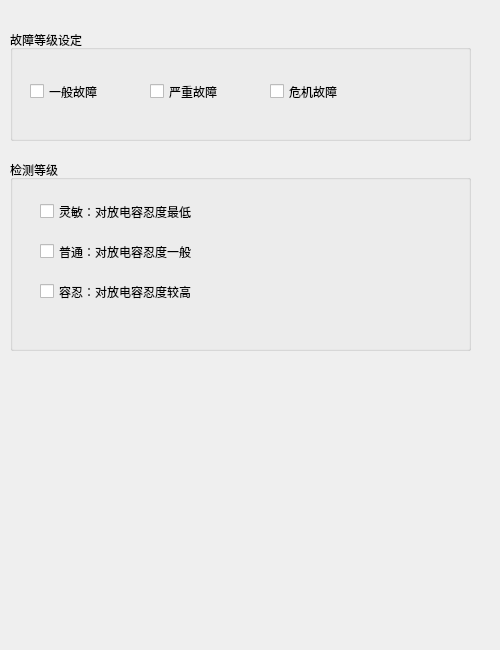
<?xml version="1.0" encoding="UTF-8"?>
<ui version="4.0">
 <class>s3_flash</class>
 <widget class="QDialog" name="s3_flash">
  <property name="geometry">
   <rect>
    <x>0</x>
    <y>0</y>
    <width>500</width>
    <height>650</height>
   </rect>
  </property>
  <property name="windowTitle">
   <string>Dialog</string>
  </property>
  <widget class="QGroupBox" name="groupBox_2">
   <property name="geometry">
    <rect>
     <x>10</x>
     <y>30</y>
     <width>461</width>
     <height>111</height>
    </rect>
   </property>
   <property name="title">
    <string>故障等级设定</string>
   </property>
   <widget class="QCheckBox" name="checkBox">
    <property name="geometry">
     <rect>
      <x>20</x>
      <y>50</y>
      <width>92</width>
      <height>23</height>
     </rect>
    </property>
    <property name="text">
     <string>一般故障</string>
    </property>
   </widget>
   <widget class="QCheckBox" name="checkBox_2">
    <property name="geometry">
     <rect>
      <x>140</x>
      <y>50</y>
      <width>92</width>
      <height>23</height>
     </rect>
    </property>
    <property name="text">
     <string>严重故障</string>
    </property>
   </widget>
   <widget class="QCheckBox" name="checkBox_3">
    <property name="geometry">
     <rect>
      <x>260</x>
      <y>50</y>
      <width>92</width>
      <height>23</height>
     </rect>
    </property>
    <property name="text">
     <string>危机故障</string>
    </property>
   </widget>
  </widget>
  <widget class="QGroupBox" name="groupBox">
   <property name="geometry">
    <rect>
     <x>10</x>
     <y>160</y>
     <width>461</width>
     <height>191</height>
    </rect>
   </property>
   <property name="title">
    <string>检测等级</string>
   </property>
   <widget class="QCheckBox" name="checkBox_4">
    <property name="geometry">
     <rect>
      <x>30</x>
      <y>40</y>
      <width>351</width>
      <height>23</height>
     </rect>
    </property>
    <property name="text">
     <string>灵敏：对放电容忍度最低</string>
    </property>
   </widget>
   <widget class="QCheckBox" name="checkBox_5">
    <property name="geometry">
     <rect>
      <x>30</x>
      <y>80</y>
      <width>351</width>
      <height>23</height>
     </rect>
    </property>
    <property name="text">
     <string>普通：对放电容忍度一般</string>
    </property>
   </widget>
   <widget class="QCheckBox" name="checkBox_6">
    <property name="geometry">
     <rect>
      <x>30</x>
      <y>120</y>
      <width>351</width>
      <height>23</height>
     </rect>
    </property>
    <property name="text">
     <string>容忍：对放电容忍度较高</string>
    </property>
   </widget>
  </widget>
 </widget>
 <resources/>
 <connections/>
</ui>
